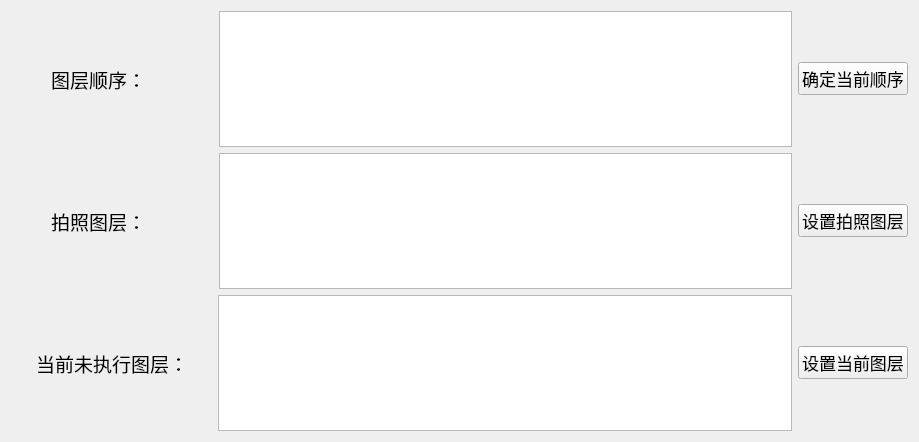
<?xml version="1.0" encoding="UTF-8"?>
<ui version="4.0">
 <class>layerSetting</class>
 <widget class="QWidget" name="layerSetting">
  <property name="geometry">
   <rect>
    <x>0</x>
    <y>0</y>
    <width>919</width>
    <height>442</height>
   </rect>
  </property>
  <property name="windowTitle">
   <string>图层设置</string>
  </property>
  <layout class="QVBoxLayout" name="verticalLayout">
   <item>
    <layout class="QHBoxLayout" name="horizontalLayout" stretch="0,0,0,1,0">
     <item>
      <spacer name="horizontalSpacer_4">
       <property name="orientation">
        <enum>Qt::Horizontal</enum>
       </property>
       <property name="sizeHint" stdset="0">
        <size>
         <width>40</width>
         <height>20</height>
        </size>
       </property>
      </spacer>
     </item>
     <item>
      <widget class="QLabel" name="label">
       <property name="font">
        <font>
         <pointsize>14</pointsize>
        </font>
       </property>
       <property name="text">
        <string>图层顺序：</string>
       </property>
       <property name="alignment">
        <set>Qt::AlignCenter</set>
       </property>
      </widget>
     </item>
     <item>
      <spacer name="horizontalSpacer_3">
       <property name="orientation">
        <enum>Qt::Horizontal</enum>
       </property>
       <property name="sizeHint" stdset="0">
        <size>
         <width>67</width>
         <height>20</height>
        </size>
       </property>
      </spacer>
     </item>
     <item>
      <widget class="QTextEdit" name="layerOrder">
       <property name="font">
        <font>
         <pointsize>20</pointsize>
        </font>
       </property>
       <property name="mouseTracking">
        <bool>false</bool>
       </property>
       <property name="html">
        <string>&lt;!DOCTYPE HTML PUBLIC &quot;-//W3C//DTD HTML 4.0//EN&quot; &quot;http://www.w3.org/TR/REC-html40/strict.dtd&quot;&gt;
&lt;html&gt;&lt;head&gt;&lt;meta name=&quot;qrichtext&quot; content=&quot;1&quot; /&gt;&lt;style type=&quot;text/css&quot;&gt;
p, li { white-space: pre-wrap; }
&lt;/style&gt;&lt;/head&gt;&lt;body style=&quot; font-family:'SimSun'; font-size:20pt; font-weight:400; font-style:normal;&quot;&gt;
&lt;p style=&quot;-qt-paragraph-type:empty; margin-top:0px; margin-bottom:0px; margin-left:0px; margin-right:0px; -qt-block-indent:0; text-indent:0px;&quot;&gt;&lt;br /&gt;&lt;/p&gt;&lt;/body&gt;&lt;/html&gt;</string>
       </property>
      </widget>
     </item>
     <item>
      <widget class="QPushButton" name="pushButton">
       <property name="font">
        <font>
         <pointsize>13</pointsize>
        </font>
       </property>
       <property name="text">
        <string>确定当前顺序</string>
       </property>
      </widget>
     </item>
    </layout>
   </item>
   <item>
    <layout class="QHBoxLayout" name="horizontalLayout_3" stretch="0,0,0,1,0">
     <item>
      <spacer name="horizontalSpacer_5">
       <property name="orientation">
        <enum>Qt::Horizontal</enum>
       </property>
       <property name="sizeHint" stdset="0">
        <size>
         <width>40</width>
         <height>20</height>
        </size>
       </property>
      </spacer>
     </item>
     <item>
      <widget class="QLabel" name="label_3">
       <property name="font">
        <font>
         <pointsize>14</pointsize>
        </font>
       </property>
       <property name="text">
        <string>拍照图层：</string>
       </property>
       <property name="alignment">
        <set>Qt::AlignCenter</set>
       </property>
      </widget>
     </item>
     <item>
      <spacer name="horizontalSpacer_2">
       <property name="orientation">
        <enum>Qt::Horizontal</enum>
       </property>
       <property name="sizeHint" stdset="0">
        <size>
         <width>67</width>
         <height>20</height>
        </size>
       </property>
      </spacer>
     </item>
     <item>
      <widget class="QTextEdit" name="visionPoint">
       <property name="font">
        <font>
         <pointsize>20</pointsize>
        </font>
       </property>
      </widget>
     </item>
     <item>
      <widget class="QPushButton" name="pushButton_3">
       <property name="font">
        <font>
         <pointsize>13</pointsize>
        </font>
       </property>
       <property name="text">
        <string>设置拍照图层</string>
       </property>
      </widget>
     </item>
    </layout>
   </item>
   <item>
    <layout class="QHBoxLayout" name="horizontalLayout_2">
     <item>
      <spacer name="horizontalSpacer_6">
       <property name="orientation">
        <enum>Qt::Horizontal</enum>
       </property>
       <property name="sizeType">
        <enum>QSizePolicy::Preferred</enum>
       </property>
       <property name="sizeHint" stdset="0">
        <size>
         <width>25</width>
         <height>20</height>
        </size>
       </property>
      </spacer>
     </item>
     <item>
      <widget class="QLabel" name="label_2">
       <property name="font">
        <font>
         <pointsize>14</pointsize>
        </font>
       </property>
       <property name="text">
        <string>当前未执行图层：</string>
       </property>
       <property name="alignment">
        <set>Qt::AlignCenter</set>
       </property>
      </widget>
     </item>
     <item>
      <spacer name="horizontalSpacer">
       <property name="orientation">
        <enum>Qt::Horizontal</enum>
       </property>
       <property name="sizeType">
        <enum>QSizePolicy::Preferred</enum>
       </property>
       <property name="sizeHint" stdset="0">
        <size>
         <width>24</width>
         <height>20</height>
        </size>
       </property>
      </spacer>
     </item>
     <item>
      <widget class="QTextEdit" name="uniqueFace">
       <property name="font">
        <font>
         <pointsize>20</pointsize>
        </font>
       </property>
      </widget>
     </item>
     <item>
      <widget class="QPushButton" name="pushButton_2">
       <property name="font">
        <font>
         <pointsize>13</pointsize>
        </font>
       </property>
       <property name="text">
        <string>设置当前图层</string>
       </property>
      </widget>
     </item>
    </layout>
   </item>
  </layout>
 </widget>
 <resources/>
 <connections>
  <connection>
   <sender>pushButton</sender>
   <signal>clicked()</signal>
   <receiver>layerSetting</receiver>
   <slot>layerOrderSetting()</slot>
   <hints>
    <hint type="sourcelabel">
     <x>834</x>
     <y>77</y>
    </hint>
    <hint type="destinationlabel">
     <x>759</x>
     <y>100</y>
    </hint>
   </hints>
  </connection>
  <connection>
   <sender>pushButton_3</sender>
   <signal>clicked()</signal>
   <receiver>layerSetting</receiver>
   <slot>visionPointSetting()</slot>
   <hints>
    <hint type="sourcelabel">
     <x>834</x>
     <y>227</y>
    </hint>
    <hint type="destinationlabel">
     <x>759</x>
     <y>181</y>
    </hint>
   </hints>
  </connection>
  <connection>
   <sender>pushButton_2</sender>
   <signal>clicked()</signal>
   <receiver>layerSetting</receiver>
   <slot>globalUniqueFaceSetting()</slot>
   <hints>
    <hint type="sourcelabel">
     <x>855</x>
     <y>358</y>
    </hint>
    <hint type="destinationlabel">
     <x>914</x>
     <y>342</y>
    </hint>
   </hints>
  </connection>
 </connections>
 <slots>
  <slot>layerOrderSetting()</slot>
  <slot>visionPointSetting()</slot>
  <slot>globalUniqueFaceSetting()</slot>
 </slots>
</ui>
